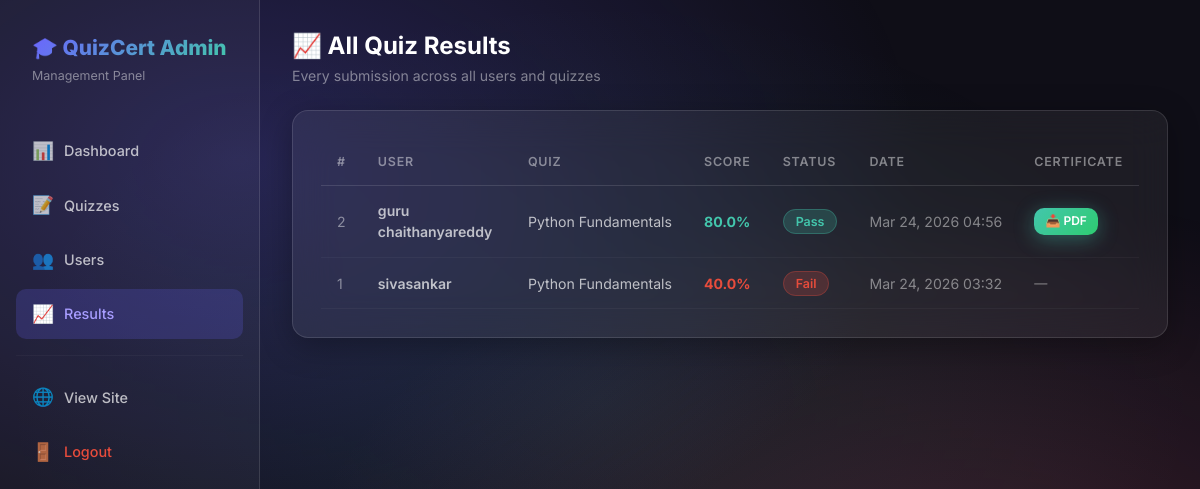
/admin/results (signed in), run on the app's committed database.
### app.py (models this page shows)
class Result(db.Model):
    __tablename__ = 'results'
    id             = db.Column(db.Integer, primary_key=True)
    user_id        = db.Column(db.Integer, db.ForeignKey('users.id'), nullable=False)
    quiz_id        = db.Column(db.Integer, db.ForeignKey('quizzes.id'), nullable=False)
    score          = db.Column(db.Float, nullable=False)      # percentage
    passed         = db.Column(db.Boolean, default=False)
    certificate_id = db.Column(db.String(36), unique=True, nullable=True)
    taken_at       = db.Column(db.DateTime, default=datetime.datetime.utcnow)

class User(db.Model):
    __tablename__ = 'users'
    id       = db.Column(db.Integer, primary_key=True)
    name     = db.Column(db.String(120), nullable=False)
    email    = db.Column(db.String(200), unique=True, nullable=False)
    password = db.Column(db.String(256), nullable=False)
    is_admin = db.Column(db.Boolean, default=False)
    created_at = db.Column(db.DateTime, default=datetime.datetime.utcnow)
    results  = db.relationship('Result', backref='user', lazy=True)

class Quiz(db.Model):
    __tablename__ = 'quizzes'
    id            = db.Column(db.Integer, primary_key=True)
    title         = db.Column(db.String(200), nullable=False)
    description   = db.Column(db.Text, default='')
    passing_score = db.Column(db.Integer, default=60)   # percentage
    time_limit    = db.Column(db.Integer, default=600)  # seconds (0 = no limit)
    created_at    = db.Column(db.DateTime, default=datetime.datetime.utcnow)
    questions = db.relationship('Question', backref='quiz', lazy=True,
                                cascade='all, delete-orphan')
    results   = db.relationship('Result',   backref='quiz', lazy=True,
                                cascade='all, delete-orphan')

### app.py (the view)
@app.route('/admin/results')
@admin_required
def admin_results():
    all_results = (
        db.session.query(Result, User, Quiz)
        .join(User, Result.user_id == User.id)
        .join(Quiz, Result.quiz_id == Quiz.id)
        .order_by(Result.taken_at.desc())
        .all()
    )
    return render_template('admin/results.html', all_results=all_results)

### app.py (called while the page is built)
def admin_required(f):
    from functools import wraps
    @wraps(f)
    def decorated(*args, **kwargs):
        if 'user_id' not in session:
            return redirect(url_for('admin_login'))
        user = db.session.get(User, session['user_id'])
        if not user or not user.is_admin:
            abort(403)
        return f(*args, **kwargs)
    return decorated

def current_user():
    if 'user_id' in session:
        return db.session.get(User, session['user_id'])
    return None

@app.context_processor
def inject_user():
    return dict(current_user=current_user())

### templates/admin/results.html (shortened to what this page needs)
{% extends 'admin/base.html' %}
{% block content %}
<div class="mb-4">
    <h1 class="section-title">📈 All Quiz Results</h1>
    <p class="section-subtitle">Every submission across all users and quizzes</p>
</div>
<div class="glass-card admin-card">
    <div style="overflow-x:auto;">
        <table class="admin-table">
            <thead>
                <tr>
                    <th>#</th>
                    <th>User</th>
                    <th>Quiz</th>
                    <th>Score</th>
                    <th>Status</th>
                    <th>Date</th>
                    <th>Certificate</th>
                </tr>
            </thead>
            <tbody>
                {% for result, user, quiz in all_results %}
                <tr>
                    <td style="color:var(--text-muted);">{{ result.id }}</td>
                    <td style="font-weight:600;">{{ user.name }}</td>
                    <td style="max-width:180px; overflow:hidden; text-overflow:ellipsis; white-space:nowrap;">
                        {{ quiz.title }}
                    </td>
                    <td style="font-weight:700; color:{% if result.passed %}var(--accent){% else %}#e74c3c{% endif %};">
                        {{ result.score }}%
                    </td>
                    <td>
                        {% if result.passed %}
                        <span class="badge-pass">Pass</span>
                        {% else %}
                        <span class="badge-fail">Fail</span>
                        {% endif %}
                    </td>
                    <td style="white-space:nowrap; color:var(--text-muted);">
                        {{ result.taken_at.strftime('%b %d, %Y %H:%M') }}
                    </td>
                    <td>
                        {% if result.certificate_id %}
                        <a href="{{ url_for('download_certificate', result_id=result.id) }}" class="btn-accent-custom"
                            style="padding:0.3rem 0.7rem; font-size:0.75rem;">
                            📥 PDF
                        </a>
                        {% else %}
                        <span style="color:var(--text-muted); font-size:0.82rem;">—</span>
                        {% endif %}
                    </td>
                </tr>
                {% else %}
                <tr>
                    <td colspan="7" style="text-align:center; color:var(--text-muted); padding:2rem;">
                        No quiz submissions yet.
                    </td>
                </tr>
                {% endfor %}
            </tbody>
        </table>
    </div>
</div>
{% endblock %}

### static/css/style.css (style rules this page uses)
:root { --primary: #6C63FF; --primary-dark: #574fd6; --primary-light: #a89dff; --secondary: #FF6584; --accent: #43C6AC; --success: #28a745; --danger: #e74c3c; --warning: #f39c12; --dark: #0f0e17; --dark-2: #1a1a2e; --dark-3: #16213e; --card-bg: rgba(255,255,255,0.06); --card-border: rgba(255,255,255,0.12); --text-primary: #ffffff; --text-secondary: rgba(255,255,255,0.7); --text-muted: rgba(255,255,255,0.45); --radius: 16px; --radius-sm: 10px; --shadow: 0 8px 32px rgba(0,0,0,0.3); --shadow-lg: 0 20px 60px rgba(0,0,0,0.5); --transition: all 0.3s cubic-bezier(0.4, 0, 0.2, 1); }
*, *::before, *::after { box-sizing: border-box; margin: 0; padding: 0; }
body { font-family: 'Inter', sans-serif; background: var(--dark); color: var(--text-primary); min-height: 100vh; overflow-x: hidden; }
body::before { content: ''; position: fixed; inset: 0; background: radial-gradient(ellipse at 20% 20%, rgba(108,99,255,0.25) 0%, transparent 50%), radial-gradient(ellipse at 80% 80%, rgba(255,101,132,0.18) 0%, transparent 50%), radial-gradient(ellipse at 50% 50%, rgba(67,198,172,0.1) 0%, transparent 70%); pointer-events: none; z-index: 0; }
.glass-card { background: var(--card-bg); backdrop-filter: blur(20px); border: 1px solid var(--card-border); border-radius: var(--radius); box-shadow: var(--shadow); transition: var(--transition); }
.btn-accent-custom { background: linear-gradient(135deg, var(--accent), #2ecc71); color: #fff; border: none; border-radius: var(--radius-sm); padding: 0.75rem 2rem; font-weight: 600; cursor: pointer; transition: var(--transition); box-shadow: 0 4px 20px rgba(67,198,172,0.4); display: inline-flex; align-items: center; gap: 0.5rem; text-decoration: none; }
.badge-pass { background: rgba(67,198,172,0.2); color: var(--accent); border: 1px solid rgba(67,198,172,0.3); padding: 0.25rem 0.75rem; border-radius: 50px; font-size: 0.78rem; font-weight: 600; }
.badge-fail { background: rgba(231,76,60,0.2); color: #e74c3c; border: 1px solid rgba(231,76,60,0.3); padding: 0.25rem 0.75rem; border-radius: 50px; font-size: 0.78rem; font-weight: 600; }
.admin-card { padding: 1.75rem; margin-bottom: 1.5rem; }
.admin-table { width: 100%; border-collapse: collapse; }
.admin-table th { padding: 0.85rem 1rem; text-align: left; font-size: 0.78rem; font-weight: 600; color: var(--text-muted); text-transform: uppercase; letter-spacing: 0.8px; border-bottom: 1px solid var(--card-border); white-space: nowrap; }
.admin-table td { padding: 0.9rem 1rem; border-bottom: 1px solid rgba(255,255,255,0.04); font-size: 0.88rem; color: var(--text-secondary); vertical-align: middle; }
.section-title { font-size: 1.5rem; font-weight: 700; margin-bottom: 0.25rem; }
.section-subtitle { color: var(--text-muted); font-size: 0.88rem; margin-bottom: 1.5rem; }

### data on the page
Result: id "2", name "guru chaithanyareddy", title "Python Fundamentals", score "80.0", passed "Pass", taken_at "Mar 24, 2026 04:56"
Result: id "1", name "sivasankar", title "Python Fundamentals", score "40.0", passed "Fail", taken_at "Mar 24, 2026 03:32"
